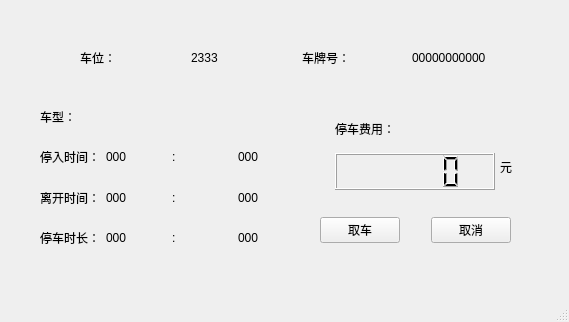
<?xml version="1.0" encoding="UTF-8"?>
<ui version="4.0">
 <class>leaveWindow</class>
 <widget class="QMainWindow" name="leaveWindow">
  <property name="geometry">
   <rect>
    <x>0</x>
    <y>0</y>
    <width>569</width>
    <height>322</height>
   </rect>
  </property>
  <property name="windowTitle">
   <string>取车结算</string>
  </property>
  <widget class="QWidget" name="centralwidget">
   <widget class="QWidget" name="gridLayoutWidget">
    <property name="geometry">
     <rect>
      <x>40</x>
      <y>140</y>
      <width>258</width>
      <height>115</height>
     </rect>
    </property>
    <layout class="QGridLayout" name="gridLayout">
     <item row="2" column="0">
      <widget class="QLabel" name="label_3">
       <property name="text">
        <string>停车时长：</string>
       </property>
      </widget>
     </item>
     <item row="1" column="1">
      <widget class="QLabel" name="lbouttimehour">
       <property name="text">
        <string>000</string>
       </property>
      </widget>
     </item>
     <item row="2" column="2">
      <widget class="QLabel" name="label_6">
       <property name="text">
        <string>:</string>
       </property>
      </widget>
     </item>
     <item row="0" column="1">
      <widget class="QLabel" name="lbintimehour">
       <property name="text">
        <string>000</string>
       </property>
      </widget>
     </item>
     <item row="0" column="2">
      <widget class="QLabel" name="label_4">
       <property name="text">
        <string>:</string>
       </property>
      </widget>
     </item>
     <item row="1" column="0">
      <widget class="QLabel" name="label_2">
       <property name="text">
        <string>离开时间：</string>
       </property>
      </widget>
     </item>
     <item row="1" column="2">
      <widget class="QLabel" name="label_5">
       <property name="text">
        <string>:</string>
       </property>
      </widget>
     </item>
     <item row="0" column="0">
      <widget class="QLabel" name="label">
       <property name="text">
        <string>停入时间：</string>
       </property>
      </widget>
     </item>
     <item row="2" column="1">
      <widget class="QLabel" name="lbtimelasthour">
       <property name="text">
        <string>000</string>
       </property>
      </widget>
     </item>
     <item row="1" column="3">
      <widget class="QLabel" name="lbouttimemin">
       <property name="text">
        <string>000</string>
       </property>
      </widget>
     </item>
     <item row="2" column="3">
      <widget class="QLabel" name="lbtimelastmin">
       <property name="text">
        <string>000</string>
       </property>
      </widget>
     </item>
     <item row="0" column="3">
      <widget class="QLabel" name="lbintimemin">
       <property name="text">
        <string>000</string>
       </property>
      </widget>
     </item>
    </layout>
   </widget>
   <widget class="QLabel" name="label_8">
    <property name="geometry">
     <rect>
      <x>500</x>
      <y>150</y>
      <width>61</width>
      <height>33</height>
     </rect>
    </property>
    <property name="text">
     <string>元</string>
    </property>
   </widget>
   <widget class="QWidget" name="verticalLayoutWidget">
    <property name="geometry">
     <rect>
      <x>335</x>
      <y>110</y>
      <width>160</width>
      <height>80</height>
     </rect>
    </property>
    <layout class="QVBoxLayout" name="verticalLayout">
     <item>
      <widget class="QLabel" name="label_7">
       <property name="text">
        <string>停车费用：</string>
       </property>
      </widget>
     </item>
     <item>
      <widget class="QLCDNumber" name="lcdfee"/>
     </item>
    </layout>
   </widget>
   <widget class="QWidget" name="horizontalLayoutWidget">
    <property name="geometry">
     <rect>
      <x>320</x>
      <y>190</y>
      <width>191</width>
      <height>80</height>
     </rect>
    </property>
    <layout class="QHBoxLayout" name="horizontalLayout">
     <item>
      <widget class="QPushButton" name="pbtleave">
       <property name="text">
        <string>取车</string>
       </property>
      </widget>
     </item>
     <item>
      <spacer name="horizontalSpacer">
       <property name="orientation">
        <enum>Qt::Horizontal</enum>
       </property>
       <property name="sizeHint" stdset="0">
        <size>
         <width>40</width>
         <height>20</height>
        </size>
       </property>
      </spacer>
     </item>
     <item>
      <widget class="QPushButton" name="pbtexit">
       <property name="text">
        <string>取消</string>
       </property>
      </widget>
     </item>
    </layout>
   </widget>
   <widget class="QWidget" name="horizontalLayoutWidget_2">
    <property name="geometry">
     <rect>
      <x>80</x>
      <y>40</y>
      <width>437</width>
      <height>35</height>
     </rect>
    </property>
    <layout class="QHBoxLayout" name="horizontalLayout_2">
     <item>
      <widget class="QLabel" name="label_9">
       <property name="text">
        <string>车位：</string>
       </property>
      </widget>
     </item>
     <item>
      <widget class="QLabel" name="lbnumer">
       <property name="text">
        <string>2333</string>
       </property>
      </widget>
     </item>
     <item>
      <widget class="QLabel" name="label_11">
       <property name="text">
        <string>车牌号：</string>
       </property>
      </widget>
     </item>
     <item>
      <widget class="QLabel" name="lbcode">
       <property name="text">
        <string>00000000000</string>
       </property>
      </widget>
     </item>
    </layout>
   </widget>
   <widget class="QLabel" name="label_10">
    <property name="geometry">
     <rect>
      <x>40</x>
      <y>100</y>
      <width>114</width>
      <height>33</height>
     </rect>
    </property>
    <property name="text">
     <string>车型：</string>
    </property>
   </widget>
   <widget class="QLabel" name="lbbigsmall">
    <property name="geometry">
     <rect>
      <x>180</x>
      <y>100</y>
      <width>114</width>
      <height>33</height>
     </rect>
    </property>
    <property name="text">
     <string/>
    </property>
   </widget>
  </widget>
  <widget class="QStatusBar" name="statusbar"/>
 </widget>
 <tabstops>
  <tabstop>pbtleave</tabstop>
  <tabstop>pbtexit</tabstop>
 </tabstops>
 <resources/>
 <connections>
  <connection>
   <sender>pbtexit</sender>
   <signal>clicked()</signal>
   <receiver>leaveWindow</receiver>
   <slot>close()</slot>
   <hints>
    <hint type="sourcelabel">
     <x>509</x>
     <y>248</y>
    </hint>
    <hint type="destinationlabel">
     <x>327</x>
     <y>103</y>
    </hint>
   </hints>
  </connection>
 </connections>
</ui>
